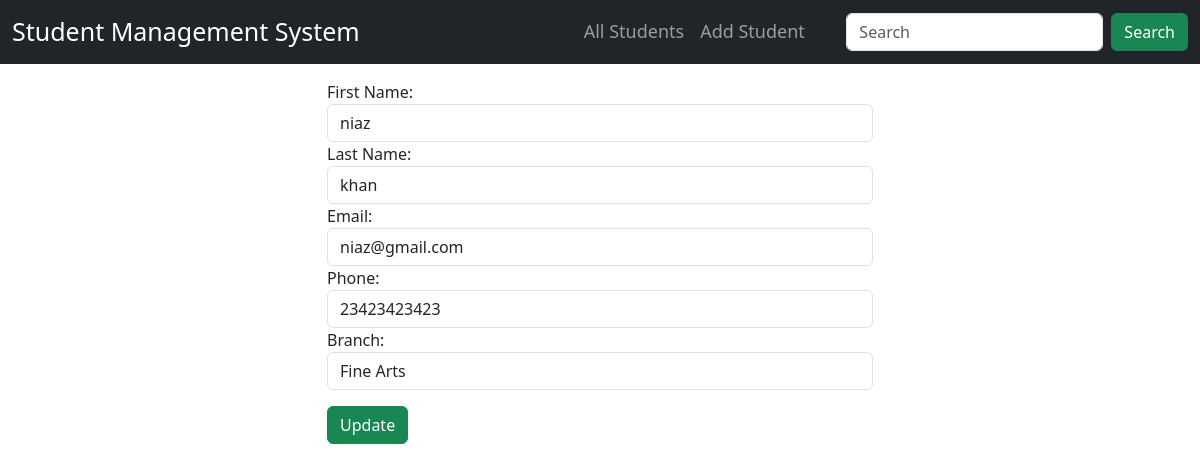
Page /update/3 on the committed database.
### student_manage/models.py (models this page shows, shortened)
class Student(models.Model):
    fname = models.CharField(max_length=30)
    lname = models.CharField(max_length=30)
    email = models.EmailField()
    phone = models.PositiveIntegerField()
    branch = models.CharField(max_length=200,choices=CHOICES)

### student_manage/views.py (the view)
# urls.py: path('update/<int:id>',views.update_student,name='update')
def update_student(request,id):
    if request.method == 'POST':
        student = Student.objects.get(id=id)
        form = StudentInfoForm(request.POST,instance=student)
        if form.is_valid():
            form.save()
            return HttpResponseRedirect('/')
    else:
        student = Student.objects.get(id=id)
        form = StudentInfoForm(instance=student)
    return render(request,"crud/update_student.html",{"form":form})

### student_manage/forms.py
class StudentInfoForm(forms.ModelForm):
    class Meta:
        model = Student
        fields = "__all__"
        labels = {
            'fname': 'First Name',
            'lname': 'Last Name',
            'email': 'Email',
            'phone': 'Phone',
            'branch': 'Branch'
        }
        widgets = {
            'fname': forms.TextInput(attrs={'class': 'form-control'}),
            'lname': forms.TextInput(attrs={'class': 'form-control'}),
            'email': forms.EmailInput(attrs={'class': 'form-control'}),
            'phone': forms.NumberInput(attrs={'class': 'form-control'}),
            'branch': forms.Select(attrs={'class': 'form-control'})
        }

### student_manage/templates/crud/update_student.html (shortened to what this page needs)
{% extends "crud/base.html" %}
{% block content %}
<div class="row mt-3">
    <div class="col-6 offset-3">
<form action="" method="post" novalidate>
{% for field in  form %}
{{ field.label_tag }}
{{ field }}
{% endfor %}
   <button   class="btn btn-success mt-3" type="submit">Update</button>
</form>
</div>
</div>
{% endblock content %}

### rows in the picture
Student: form "niaz" "khan" "niaz@gmail.com" "23423423423" "Fine Arts"

### other values in the picture
{{ field.label_tag }} "First Name:" "Last Name:" "Email:" "Phone:" "Branch:"
